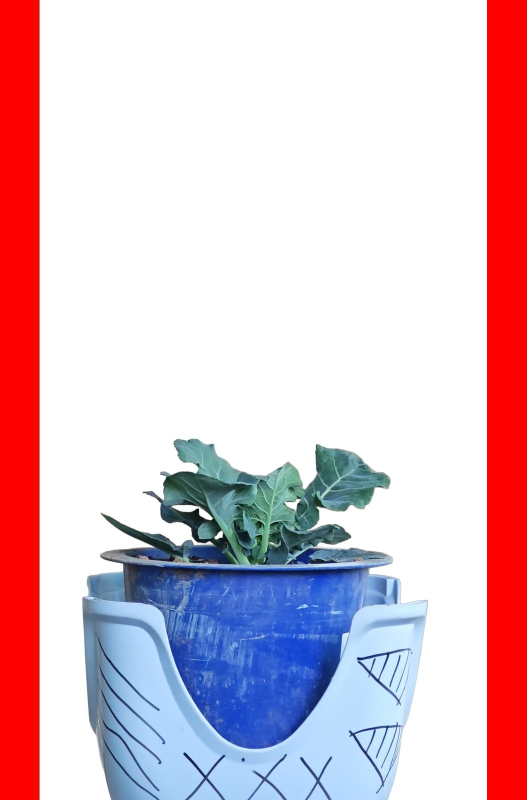
#> input picture results/agri_paa/stage4c/annotation/images/Broccoli_20260327-10_10.jpg, 1053 x 1600 px (shown at 1/2 size)
$ python -i prepare_frames.py   (imports and definitions only)
#> lines starting #> are read from the running program, lines starting #| are printed output that depends on the picture
#!/usr/bin/env python
"""Prepare frame set for COLMAP + gsplat.

- Verifies every source JPEG actually decodes (3 files in the upload are
  truncated/random bytes, not JPEGs, and cannot be recovered).
- Writes working-resolution images and the matching SAM masks.
- Masks only exist for frames 0000-0207, so those are the trainable frames.
"""
import json
import os
from concurrent.futures import ProcessPoolExecutor

import numpy as np
from PIL import Image

SRC_RGB = "/fj/AgriGaussian-JEPA/data/rgb/XianKeLai1"
SRC_SAM = "/fj/AgriGaussian-JEPA/data/sam/XianKeLai1"
WS = "/fj/AgriGaussian-JEPA/data/plant_gs/plant_001"
OUT_IMG = os.path.join(WS, "images")
OUT_MASK = os.path.join(WS, "masks")
SCALE = 0.5  # 2160x3840 -> 1080x1920

Image.MAX_IMAGE_PIXELS = None


def do_frame(i):
    name = "%04d" % i
    src = os.path.join(SRC_RGB, name + ".jpg")
    try:
        im = Image.open(src)
        im.load()
        im = im.convert("RGB")
    except Exception as e:
        return {"frame": i, "status": "unreadable", "error": f"{type(e).__name__}: {e}"}

    w, h = im.size
    im = im.resize((int(round(w * SCALE)), int(round(h * SCALE))), Image.LANCZOS)
    im.save(os.path.join(OUT_IMG, name + ".jpg"), quality=97, subsampling=0)

    rec = {"frame": i, "status": "ok", "width": im.size[0], "height": im.size[1],
           "has_mask": False}
    mpath = os.path.join(SRC_SAM, "mask_%04d.png" % i)
    if os.path.exists(mpath):
        m = Image.open(mpath).convert("L")
        m = m.resize(im.size, Image.LANCZOS)
        a = (np.asarray(m) > 127).astype(np.uint8) * 255
        Image.fromarray(a, mode="L").save(os.path.join(OUT_MASK, name + ".png"))
        rec["has_mask"] = True
        rec["mask_coverage"] = float((a > 0).mean())
    return rec


# [33 lines not run here, left out]

>>> import cv2
>>> picture = cv2.imread('../../results/agri_paa/stage4c/annotation/images/Broccoli_20260327-10_10.jpg', cv2.IMREAD_GRAYSCALE)
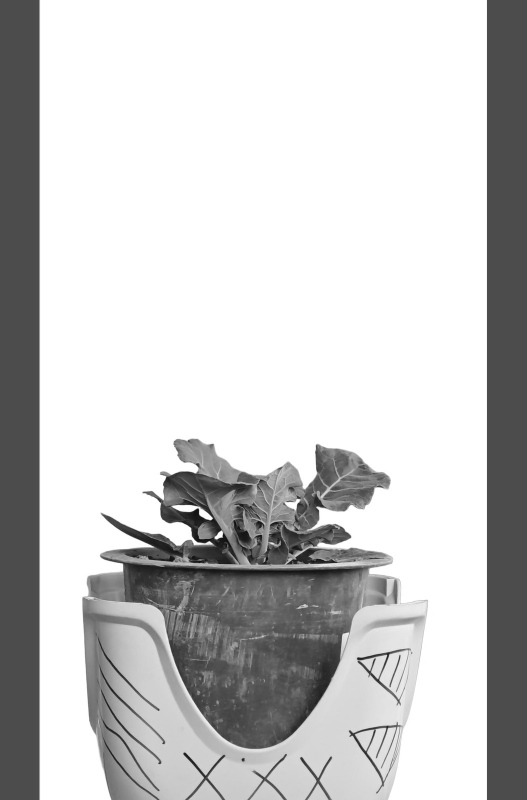
#> picture: shape (1600, 1053) (shown at 1/2 size); min 3, max 255, mean 201.9
#> (the run stopped early here; a loop or call above may not have finished)

$ run again, on results/agri_paa/stage4c/annotation/images/Broccoli_20260327-10_37.jpg
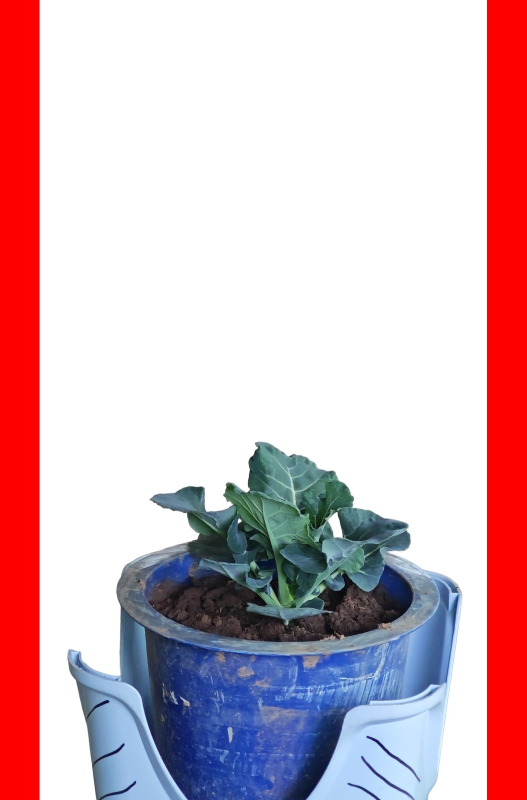
#> input picture results/agri_paa/stage4c/annotation/images/Broccoli_20260327-10_37.jpg, 1053 x 1600 px (shown at 1/2 size)
#> `picture = cv2.imread('../../results/agri_paa/stage4c/annotation/images..`:
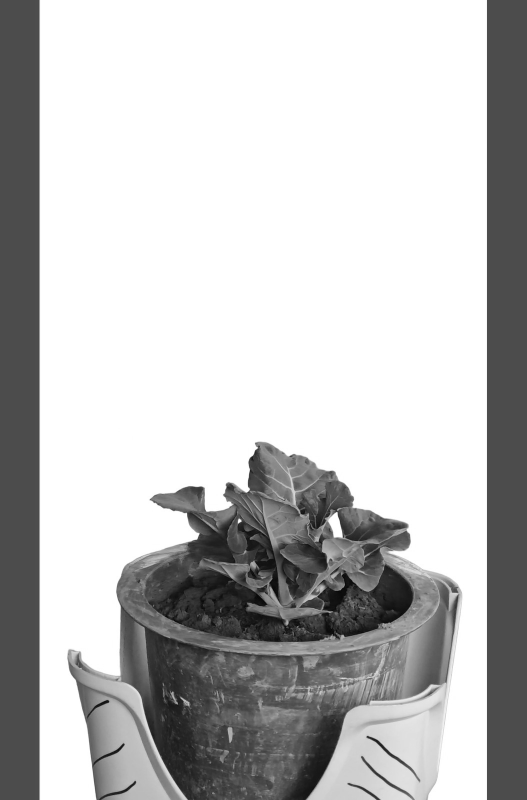
#> picture: shape (1600, 1053) (shown at 1/2 size); min 0, max 255, mean 193
